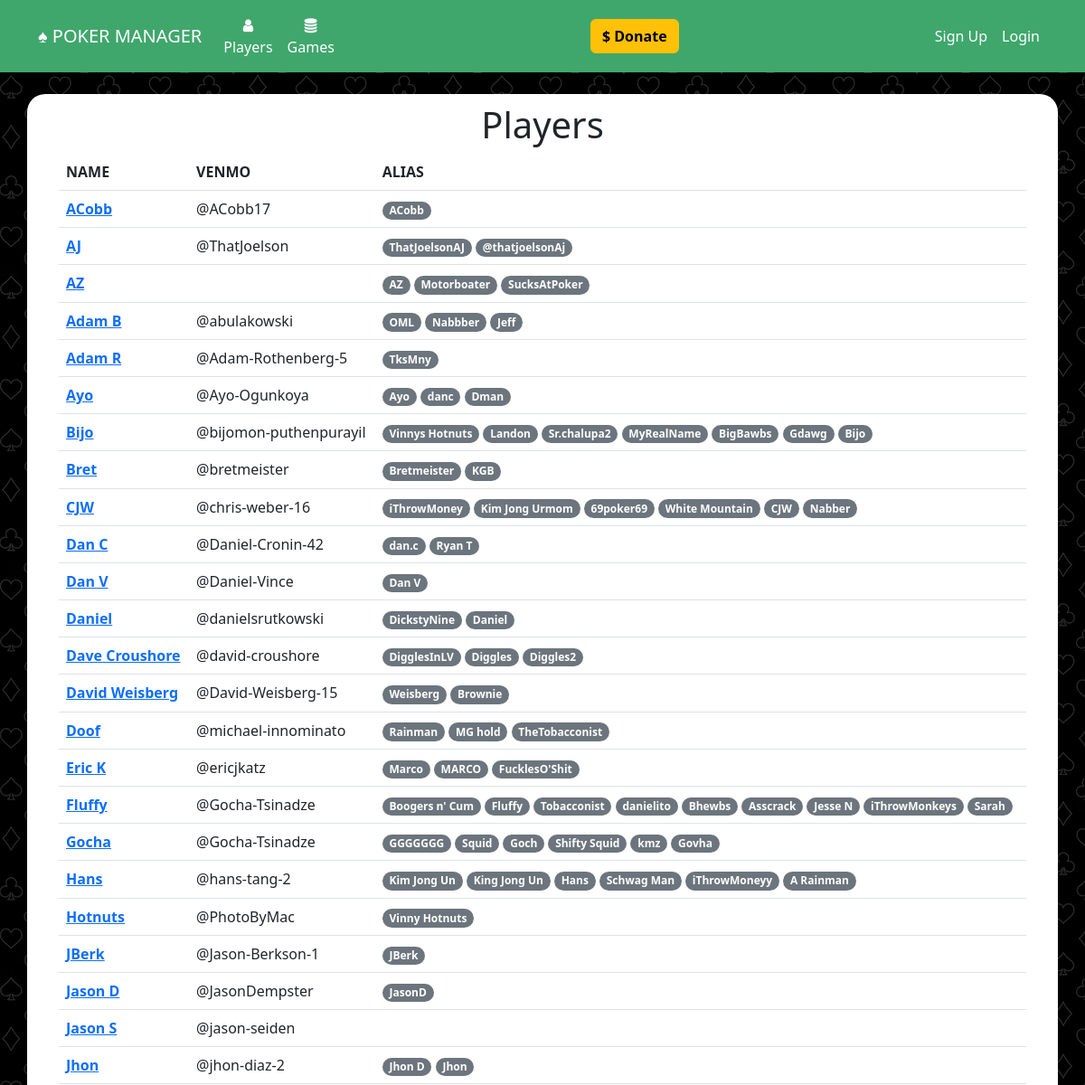
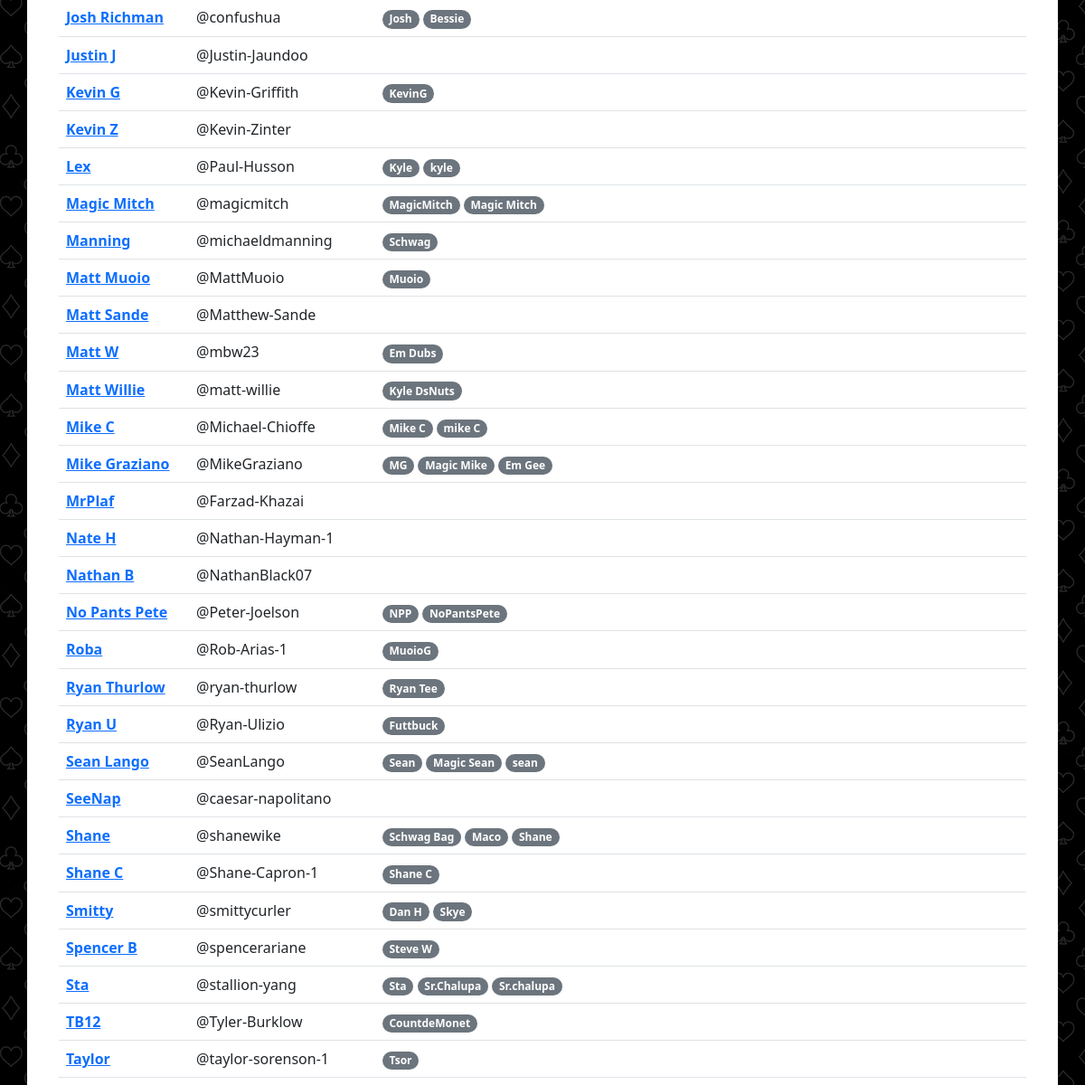
Before: /players (upper part) with the older database file (2 pictures, top to bottom).
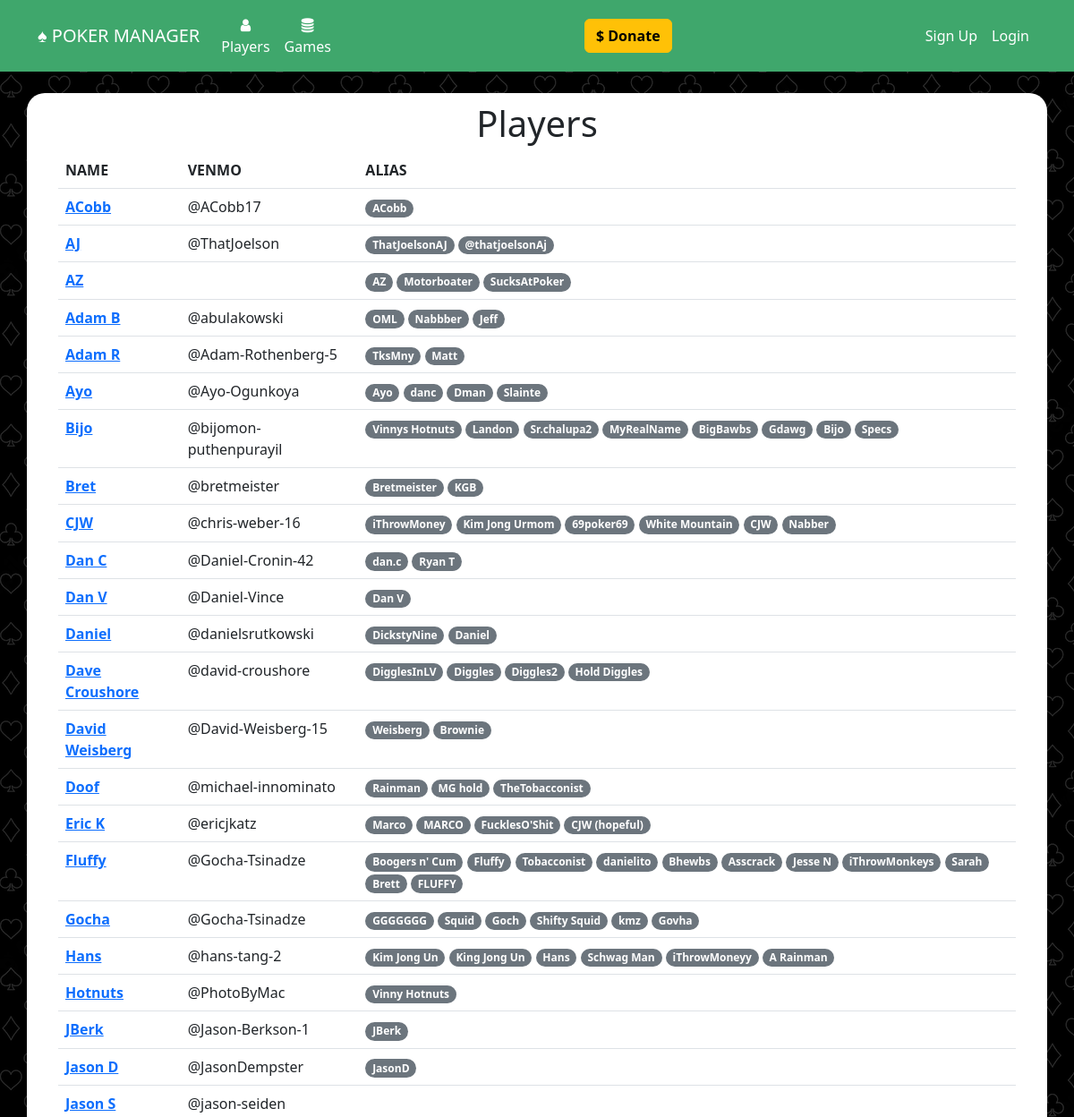
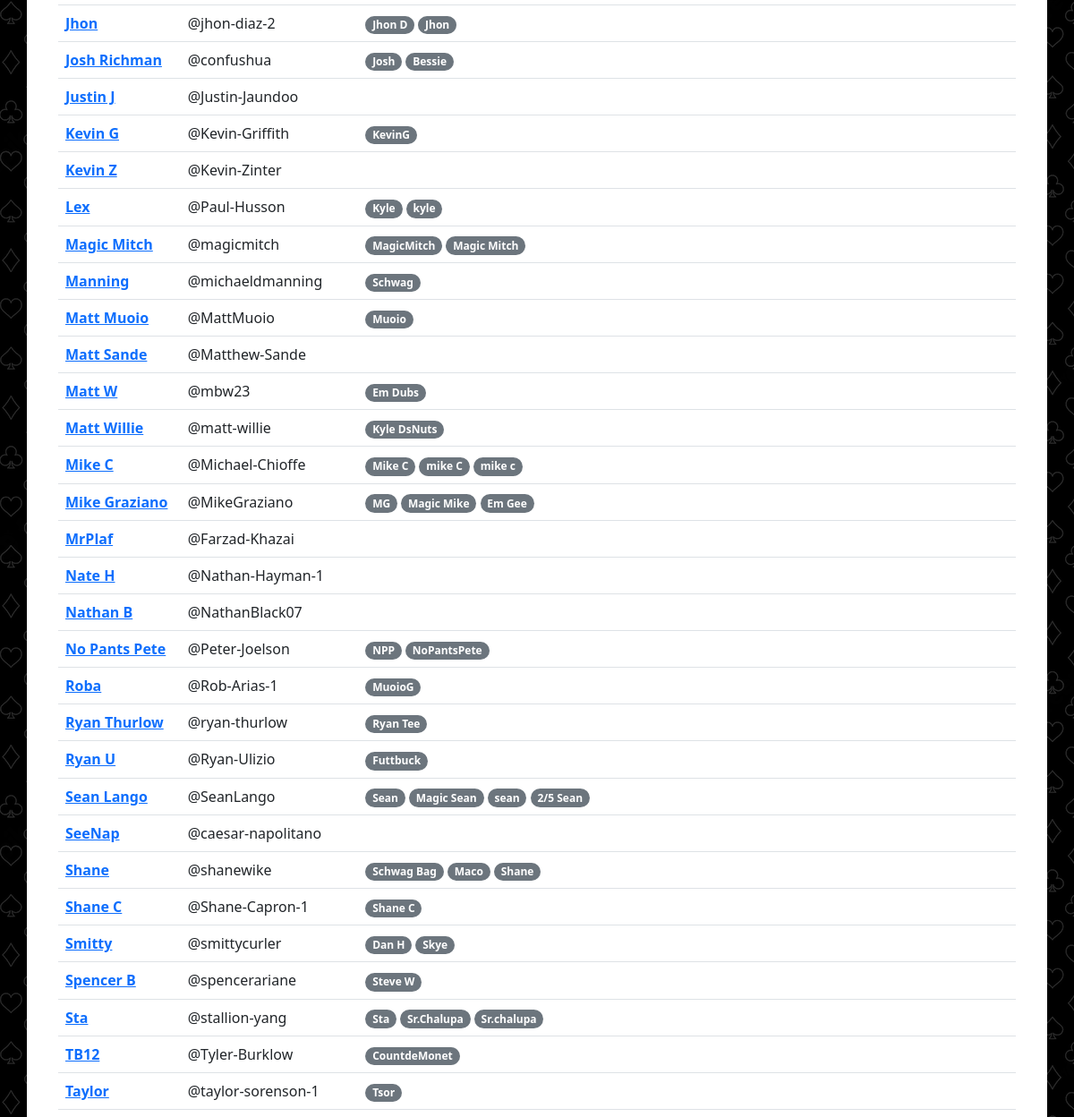
After: the same page with the newer database file (2 pictures, top to bottom).
### website/models.py (models this page shows)
class Player(db.Model):
	id = db.Column(db.Integer, primary_key=True)
	name = db.Column(db.String(150), unique=True)
	venmo = db.Column(db.String(300))
	email = db.Column(db.String(300))
	games_played = db.Column(db.Integer, default=0)
	aliases = db.relationship('Alias', backref='player')
	earnings = db.relationship('Earning', backref='player')
	user = db.relationship('User', backref='player')
	pokernowid = db.relationship('PokernowId', backref='player')
	bankroll = db.relationship('Bankroll', backref='player')

class Alias(db.Model):
	id = db.Column(db.Integer, primary_key=True)
	alias = db.Column(db.String(150), unique=True)
	player_id = db.Column(db.Integer, db.ForeignKey('player.id'))

### website/views.py (the view, shortened to what this page needs)
@views.route('/players', methods=['GET','POST'])
def players():
	players = Player.query.order_by(Player.name.asc()).all()
	return render_template("players.html", user=current_user, players=players)

### website/templates/players.html (shortened to what this page needs)
{% extends "base.html" %}
{% block content %}
<h1 align="center">Players</h1>
<div id="no-more-tables">
	<table class="table">
		<thead>
		<tr>
			<th scope="col">NAME</th>
			<th scope="col">VENMO</th>
			<th scope="col">ALIAS</th>
		</tr>
		</thead>
		<tbody>
		{% if players %}
		{% for player in players %}
			<tr>
				<td><a href="{{url_for('views.edit_player', player_id=player.id)}}" ><strong>{{ player.name }}</strong></a></td>
				<td>{{ player.venmo }}</td>
				<td>
					{% for alias in player.aliases %}
					<span class="badge rounded-pill bg-secondary">{{ alias.alias }}</span>
					{% endfor %}
				</td>
			</tr>
		{% endfor %}
		{% endif %}
	</tbody>
	</table>
</div>
<br/>
{% endblock %}

### website/templates/base.html (shortened to what this page needs)
<!DOCTYPE html>
<html>
    <head>
<link href="https://cdn.jsdelivr.net/npm/bootstrap@5.2.0-beta1/dist/css/bootstrap.min.css" rel="stylesheet">
    <link
      rel="stylesheet"
      href="https://stackpath.bootstrapcdn.com/font-awesome/4.7.0/css/font-awesome.min.css"
    />
    <link
      rel="stylesheet"
      href="static/style.css"
    />
    </head>
    <body class="body">
        <nav class="navbar navbar-expand-lg navbar-dark" style="background-color: #3fa76c;">
            <div class="container-fluid" style="max-width: 1140px;margin-right:auto;margin-left:auto">
                <a class="navbar-brand" href="/">&spades; POKER MANAGER</a>
                <div class="collapse navbar-collapse justify-content-start" id="mainNavbar">
                    <div class="navbar-nav">
                        <ul class="navbar-nav me-auto mb-2 mb-lg-0">
                            <li class="nav-item" align="center"><a class="nav-link" id="nav-players" href="/players"><i class="fa fa-user" aria-hidden="true"></i><br/>Players</a></li>
                            <li class="nav-item" align="center"><a class="nav-link" id="nav-import-game" href="/games"><i class="fa fa-database" aria-hidden="true"></i><Br/>Games</a></li>
                        </ul>
                    </div>
                    <div class="navbar-nav ml-auto" style="margin-left: auto">
                       <a href="https://account.venmo.com/u/MattMuoio" target="_blank" class="btn btn-warning"><b>$ Donate</b></a>
                    </div>
                    <div class="navbar-nav ml-auto" style="margin-left: auto">
                        <ul class="navbar-nav me-auto mb-2 mb-lg-0">
                            {% if user and  user.is_authenticated %}
                            <div class="dropdown">
                                <button class="btn btn-light dropdown-toggle" type="button" data-bs-toggle="dropdown" aria-expanded="false">
                                {{user.first_name}} {{user.last_name}}
                                </button>
                                <ul class="dropdown-menu dropdown-menu-lg-end">
                                    <li><a class="dropdown-item" href="/edit_user">Edit Profile</a></li>
                                    {% if user and  user.is_authenticated and user.admin %}
                                    <li><a class="dropdown-item" href="/manage_users">Manage Subs</a></li>
                                    {% endif %}
                                    <li><a class="dropdown-item" id="nav-logout" href="/logout">Logout</a></li>
                                </ul>
                            </div>
                            {% else %}
                            <ul class="navbar-nav me-auto mb-2 mb-lg-0">
                                <li class="nav-item"><a class="nav-link" id="nav-signUp" href="/sign-up">Sign Up</a></li>
                                <li class="nav-item"><a class="nav-link" id="nav-login" href="/login">Login</a></li>
                            </ul>
                            {% endif %}
                        </ul>
                    </div>
                </div>
            </div>
        </nav>
        <br/>
        <div class="container h-100 body_container" style="max-width:1140px; background-color: #fff;">
            {% block content %}
            {% endblock %}
        </div>
    </body>
</html>

### website/static/style.css (style rules this page uses)
.body { height: 100%; background-image: url("card_suits4.png"); }
.body_container { border-radius: 20px; padding: 10px 35px 35px 35px; }
.nav-link { color: #fff; }

Changed rows visible on the page:
added Alias: alias "Matt", shown under Player "Adam R"
added Alias: alias "Slainte", shown under Player "Ayo"
added Alias: alias "Specs", shown under Player "Bijo"
added Alias: alias "Hold Diggles", shown under Player "Dave Croushore"
added Alias: alias "CJW (hopeful)", shown under Player "Eric K"
added Alias: alias "Brett", shown under Player "Fluffy"
added Alias: alias "FLUFFY", shown under Player "Fluffy"
added Alias: alias "mike c", shown under Player "Mike C"
added Alias: alias "2/5 Sean", shown under Player "Sean Lango"
